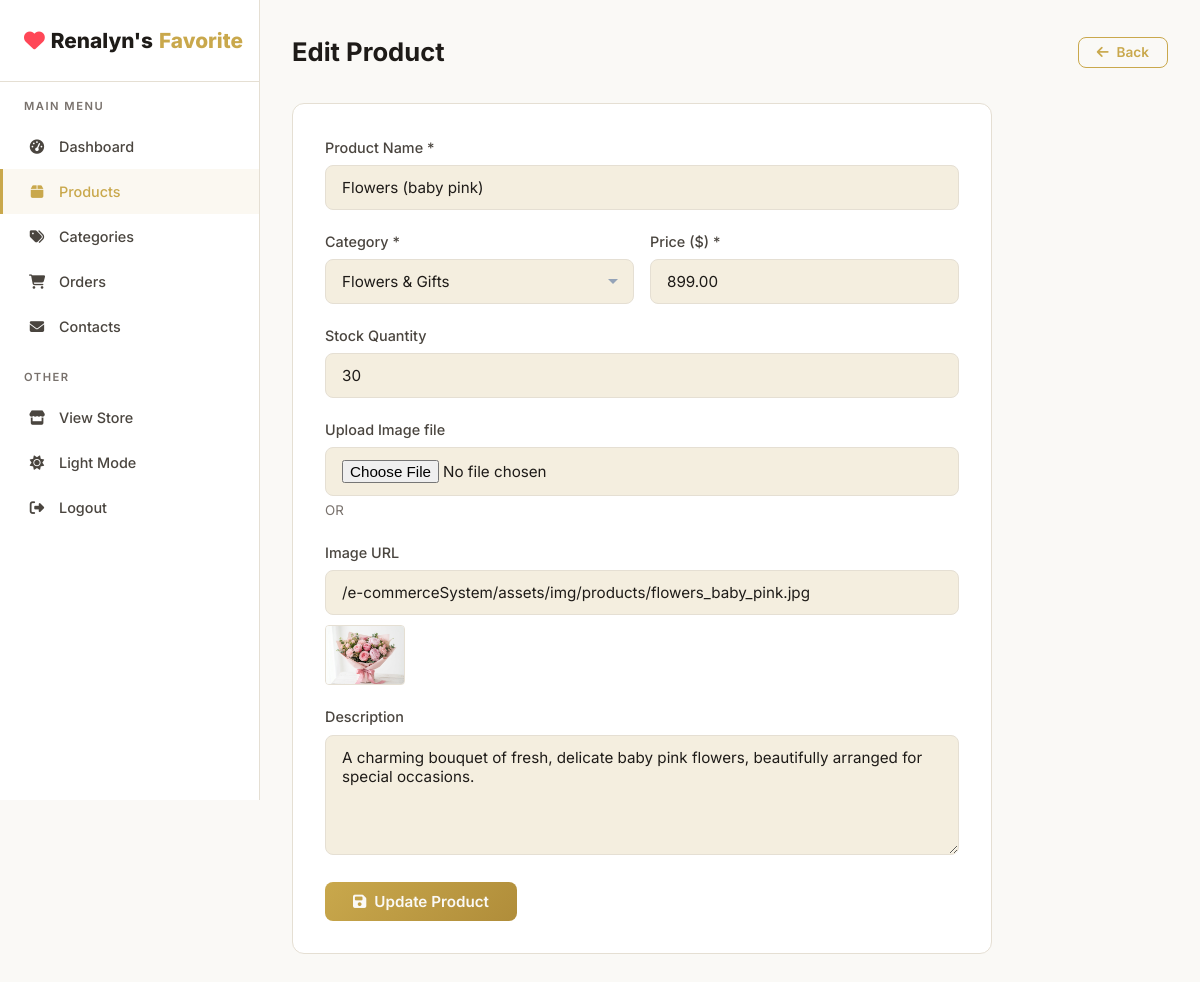
Screenshot of /admin/product_form.php?id=2 (signed in) with the database file from the repository.
### tables this page shows
CREATE TABLE `products` (
  `id` INT AUTO_INCREMENT PRIMARY KEY,
  `category_id` INT NOT NULL,
  `name` VARCHAR(200) NOT NULL,
  `description` TEXT,
  `price` DECIMAL(10,2) NOT NULL,
  `stock` INT NOT NULL DEFAULT 0,
  `image` VARCHAR(500) DEFAULT NULL,
  `created_at` TIMESTAMP DEFAULT CURRENT_TIMESTAMP,
  FOREIGN KEY (`category_id`) REFERENCES `categories`(`id`) ON DELETE CASCADE
);

CREATE TABLE `categories` (
  `id` INT AUTO_INCREMENT PRIMARY KEY,
  `name` VARCHAR(100) NOT NULL,
  `description` TEXT,
  `created_at` TIMESTAMP DEFAULT CURRENT_TIMESTAMP
);

### includes/functions.php (called while the page is built, shortened)
<?php
function sanitize(string $data): string {
    return htmlspecialchars(trim($data), ENT_QUOTES, 'UTF-8');
}
function baseUrl(string $path = ''): string {
    return '/e-commerceSystem/' . ltrim($path, '/');
}

### admin/product_form.php (the view, shortened to what this page needs)
<?php
require_once __DIR__ . '/includes/admin_header.php';
$editId = (int)($_GET['id'] ?? 0);
$product = null;
if ($editId > 0) {
    $stmt = $pdo->prepare("SELECT * FROM products WHERE id = ?");
    $stmt->execute([$editId]);
    $product = $stmt->fetch();
}
$categories = $pdo->query("SELECT * FROM categories ORDER BY name")->fetchAll();
?>
<div class="admin-header">
    <h1><?= $editId ? 'Edit Product' : 'Add Product' ?></h1>
    <a href="<?= baseUrl('admin/products.php') ?>" class="btn btn-outline btn-sm">
        <i class="fas fa-arrow-left"></i> Back
    </a>
</div>
<div class="admin-form-card">
    <form method="POST" enctype="multipart/form-data" data-validate>
        <div class="form-group">
            <label for="name">Product Name *</label>
            <input type="text" id="name" name="name" class="form-control" value="<?= sanitize($product['name'] ?? '') ?>" required>
        </div>
        <div class="form-row">
            <div class="form-group">
                <label for="category_id">Category *</label>
                <select id="category_id" name="category_id" class="form-control" required>
                    <?php foreach ($categories as $cat): ?>
                        <option value="<?= $cat['id'] ?>" <?= ($product['category_id'] ?? 0) == $cat['id'] ? 'selected' : '' ?>>
                            <?= sanitize($cat['name']) ?>
                        </option>
                    <?php endforeach; ?>
                </select>
            </div>
            <div class="form-group">
                <label for="price">Price ($) *</label>
                <input type="number" id="price" name="price" class="form-control" step="0.01" min="0.01" value="<?= $product['price'] ?? '' ?>" required>
            </div>
        </div>
        <div class="form-group">
            <label for="stock">Stock Quantity</label>
            <input type="number" id="stock" name="stock" class="form-control" min="0" value="<?= $product['stock'] ?? 0 ?>">
        </div>
        <div class="form-group">
            <label for="image_file">Upload Image file</label>
            <input type="file" id="image_file" name="image_file" class="form-control" accept="image/*">
            <small style="color: var(--text-muted); display: block; margin-top: 4px;">OR</small>
        </div>
        <div class="form-group">
            <label for="image">Image URL</label>
            <input type="url" id="image" name="image" class="form-control" placeholder="https://..." value="<?= sanitize($product['image'] ?? '') ?>">
            <?php if (!empty($product['image'])): ?>
                <div style="margin-top: 10px;">
                    <img src="<?= sanitize($product['image']) ?>" alt="Current Image" style="height: 60px; border-radius: 4px; border: 1px solid var(--border-color);">
                </div>
            <?php endif; ?>
        </div>
        <div class="form-group">
            <label for="description">Description</label>
            <textarea id="description" name="description" class="form-control"><?= sanitize($product['description'] ?? '') ?></textarea>
        </div>
        <button type="submit" class="btn btn-primary">
            <i class="fas fa-save"></i> <?= $editId ? 'Update Product' : 'Add Product' ?>
        </button>
    </form>
</div>
<?php require_once __DIR__ . '/includes/admin_footer.php'; ?>

### e-commerceSystem/assets/css/style.css (style rules this page uses)
:root { --primary: #c9a84c; --primary-dark: #b08d3a; --primary-light: #e8d48b; --bg-dark: #0b0f1a; --bg-card: #111827; --bg-card-hover: #1a2332; --bg-surface: #151c2c; --text-primary: #f1f5f9; --text-secondary: #94a3b8; --text-muted: #64748b; --border-color: #1e293b; --success: #22c55e; --error: #ef4444; --warning: #f59e0b; --info: #3b82f6; --radius: 12px; --radius-sm: 8px; --radius-lg: 16px; --shadow: 0 4px 20px rgba(0,0,0,0.3); --shadow-lg: 0 8px 40px rgba(0,0,0,0.4); --transition: all 0.3s ease; --font: 'Inter', -apple-system, BlinkMacSystemFont, sans-serif; --container-width: 1200px; --nav-bg: rgba(11,15,26,0.85); --dropdown-bg: rgba(30, 41, 59, 0.95); --grad-1: #111827; --grad-2: #0f172a; --grad-auth-1: rgba(11, 15, 26, 0.4); --grad-auth-2: rgba(11, 15, 26, 0.9); }
:root.light-mode { --bg-dark: #faf9f6; --bg-card: #ffffff; --bg-card-hover: #fdfaf3; --bg-surface: #f4eedf; --text-primary: #1e1b18; --text-secondary: #4a453f; --text-muted: #78716c; --border-color: #e5dfd3; --nav-bg: rgba(250, 249, 246, 0.85); --dropdown-bg: rgba(255, 255, 255, 0.95); --grad-1: #f3e9d2; --grad-2: #e8d7b3; --grad-auth-1: rgba(250, 249, 246, 0.7); --grad-auth-2: rgba(250, 249, 246, 0.95); }
*, *::before, *::after { box-sizing: border-box; margin: 0; padding: 0; }
html, body { overflow-x: hidden; width: 100%; position: relative; max-width: 100vw; }
html { scroll-behavior: smooth; }
body { font-family: var(--font); background: var(--bg-dark); color: var(--text-primary); line-height: 1.6; min-height: 100vh; -webkit-font-smoothing: antialiased; position: relative; }
a { color: var(--primary); text-decoration: none; transition: var(--transition); }
img { max-width: 100%; height: auto; display: block; }
.btn { display: inline-flex; align-items: center; justify-content: center; gap: 8px; padding: 12px 28px; border-radius: var(--radius-sm); font-weight: 600; font-size: 0.95rem; font-family: var(--font); cursor: pointer; transition: var(--transition); border: none; text-align: center; line-height: 1; }
.btn-primary { background: linear-gradient(135deg, var(--primary), var(--primary-dark)); color: var(--bg-dark); }
.btn-outline { background: transparent; border: 1px solid var(--primary); color: var(--primary); }
.btn-sm { padding: 8px 18px; font-size: 0.85rem; }
.form-group { margin-bottom: 20px; }
.form-group label { display: block; margin-bottom: 6px; font-weight: 500; font-size: 0.9rem; color: var(--text-secondary); }
.form-control { width: 100%; padding: 12px 16px; background: var(--bg-surface); border: 1px solid var(--border-color); border-radius: var(--radius-sm); color: var(--text-primary); font-size: 0.95rem; font-family: var(--font); transition: var(--transition); }
textarea.form-control { resize: vertical; min-height: 120px; }
select.form-control { appearance: none; background-repeat: no-repeat; background-position: right 14px center; padding-right: 36px; }
.form-row { display: grid; grid-template-columns: 1fr 1fr; gap: 16px; }
.admin-header { display: flex; justify-content: space-between; align-items: center; margin-bottom: 30px; }
.admin-header h1 { font-size: 1.6rem; }
.admin-form-card { background: var(--bg-card); border: 1px solid var(--border-color); border-radius: var(--radius); padding: 32px; max-width: 700px; }

### rows the page displays
products: name "Flowers (baby pink)", category_id "Flowers & Gifts", price "899.00", stock "30", image "/e-commerceSystem/assets/img/products/flowers_baby_pink.jpg", image (picture), description "A charming bouquet of fresh, delicate baby pink flowers, beautifully arranged for special occasions."
